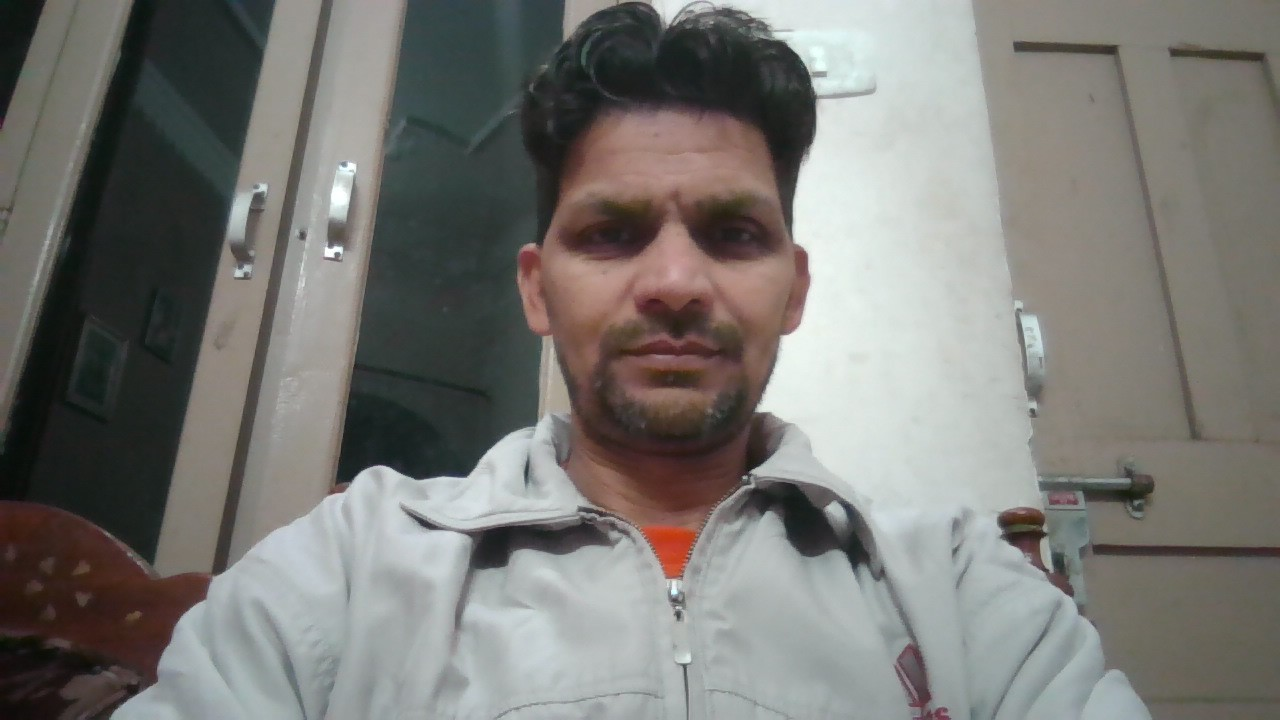
#> input picture backend/face_engine/faces/students/Gagan/WIN_20260125_19_10_48_Pro.jpg, 1280 x 720 px; its folder holds only this picture in this run
$ python train_lbph.py
#> lines starting #> are read from the running program, lines starting #| are printed output that depends on the picture

import cv2
import os
import numpy as np
import pickle
import requests

# ================= CONFIG =================
DATASET_DIR = "faces/students"
MODEL_DIR = "models"
MODEL_PATH = "models/lbph_model.xml"
LABELS_PATH = "models/labels.pkl"

STUDENT_API = "https://project-attendify.onrender.com/api/students"

os.makedirs(MODEL_DIR, exist_ok=True)

face_cascade = cv2.CascadeClassifier(
    cv2.data.haarcascades + "haarcascade_frontalface_default.xml"
)

recognizer = cv2.face.LBPHFaceRecognizer_create()

faces = []
labels = []
label_map = {}
current_label = 0

print("📂 Loading dataset...")

for person_name in sorted(os.listdir(DATASET_DIR)):
    person_path = os.path.join(DATASET_DIR, person_name)
    if not os.path.isdir(person_path):
        continue

    label_map[current_label] = person_name

    # 🔹 Sync student to MongoDB (safe)
    try:
        payload = {
            "name": person_name,
            "studentId": person_name.lower().replace(" ", "_")
        }
        requests.post(STUDENT_API, json=payload, timeout=2)
#> (this line was passed over: requests is not available in this run)
    except:
        pass

    faces_found_for_person = 0

    for img_name in os.listdir(person_path):
        img_path = os.path.join(person_path, img_name)
        img = cv2.imread(img_path, cv2.IMREAD_GRAYSCALE)
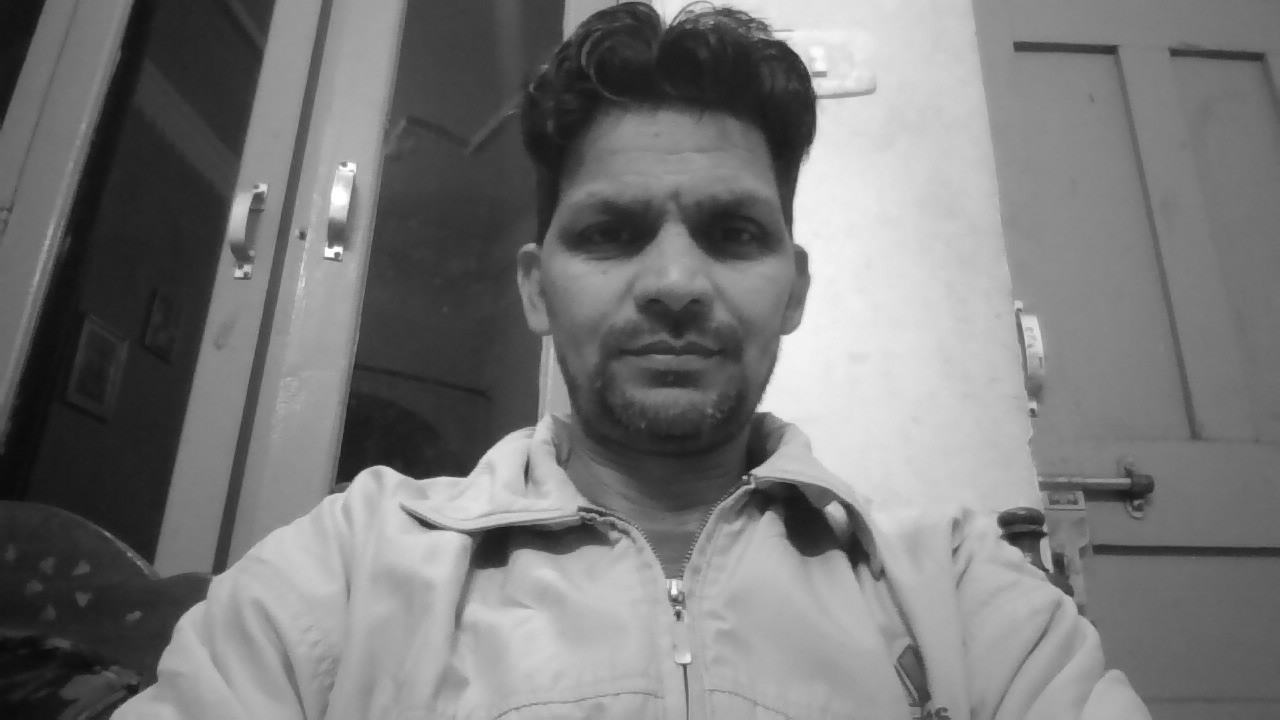
#> img: shape (720, 1280); min 9, max 255, mean 120.4

        if img is None:
            continue

        faces_detected = face_cascade.detectMultiScale(img, 1.2, 4)
#> faces_detected = [[512, 108, 323, 323]]

        for (x, y, w, h) in faces_detected:
            roi = img[y:y+h, x:x+w]
            roi = cv2.resize(roi, (200, 200))
            faces.append(roi)
            labels.append(current_label)
            faces_found_for_person += 1
#> this loop made 1 pass
#> (x, y, w, h, faces_found_for_person) on pass 1: (512, 108, 323, 323, 1)
#> pass 1, `roi = img[y:y+h, x:x+w]`:
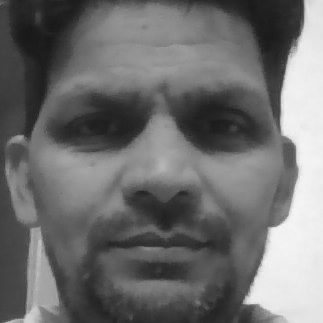
#> roi: shape (323, 323); min 23, max 250, mean 110.1
#> after the loop, faces = 1 item; faces_found_for_person = 1; labels = [0]

    if faces_found_for_person == 0:
        print(f"⚠️ WARNING: No faces were detected in the images for ID {person_name}. They will not be recognized!")

    current_label += 1
#> pass 2 of the loop `for person_name in sorted(os.listdir(DATASET_DIR)):`:
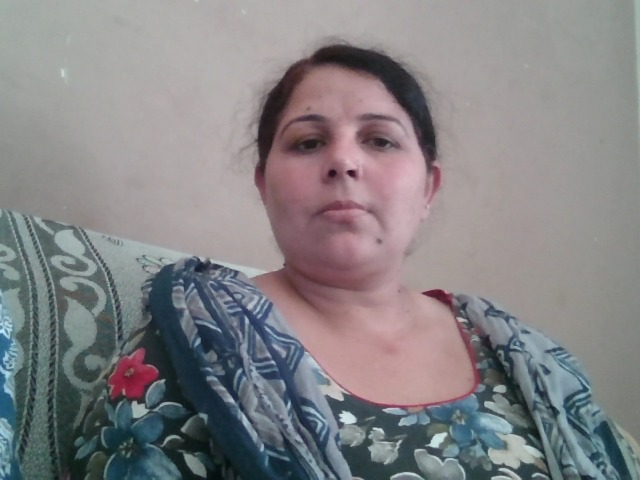
#> input picture backend/face_engine/faces/students/Manisha/img_1775882976173_0.jpg, 640 x 480 px
#> `img = cv2.imread(img_path, cv2.IMREAD_GRAYSCALE)`:
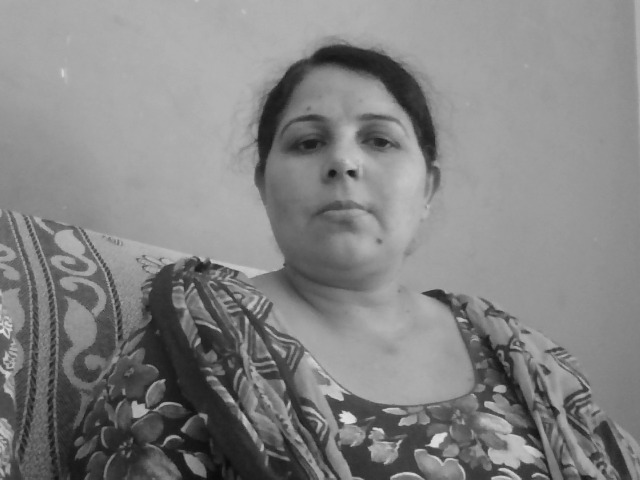
#> img: shape (480, 640); min 10, max 228, mean 131.8
#> faces_detected = [[249, 67, 192, 192]]
#> the loop `for (x, y, w, h) in faces_detected:` made 1 pass
#> (x, y, w, h, faces_found_for_person) on pass 1: (249, 67, 192, 192, 1)
#> pass 1, `roi = img[y:y+h, x:x+w]`:
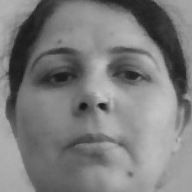
#> roi: shape (192, 192); min 19, max 199, mean 124.7
#> after the loop `for (x, y, w, h) in faces_detected:`: faces = 2 items; faces_found_for_person = 1; labels = [0, 1]

if not faces:
    print("❌ No faces found. Training aborted.")
    exit()

print("🧠 Training LBPH model...")
recognizer.train(faces, np.array(labels))

recognizer.save(MODEL_PATH)

with open(LABELS_PATH, "wb") as f:
    pickle.dump(label_map, f)

print("✅ Training complete")
print("📁 Model saved:", MODEL_PATH)
print("🗂️ Labels saved:", LABELS_PATH)
print("📦 Students synced to MongoDB")
